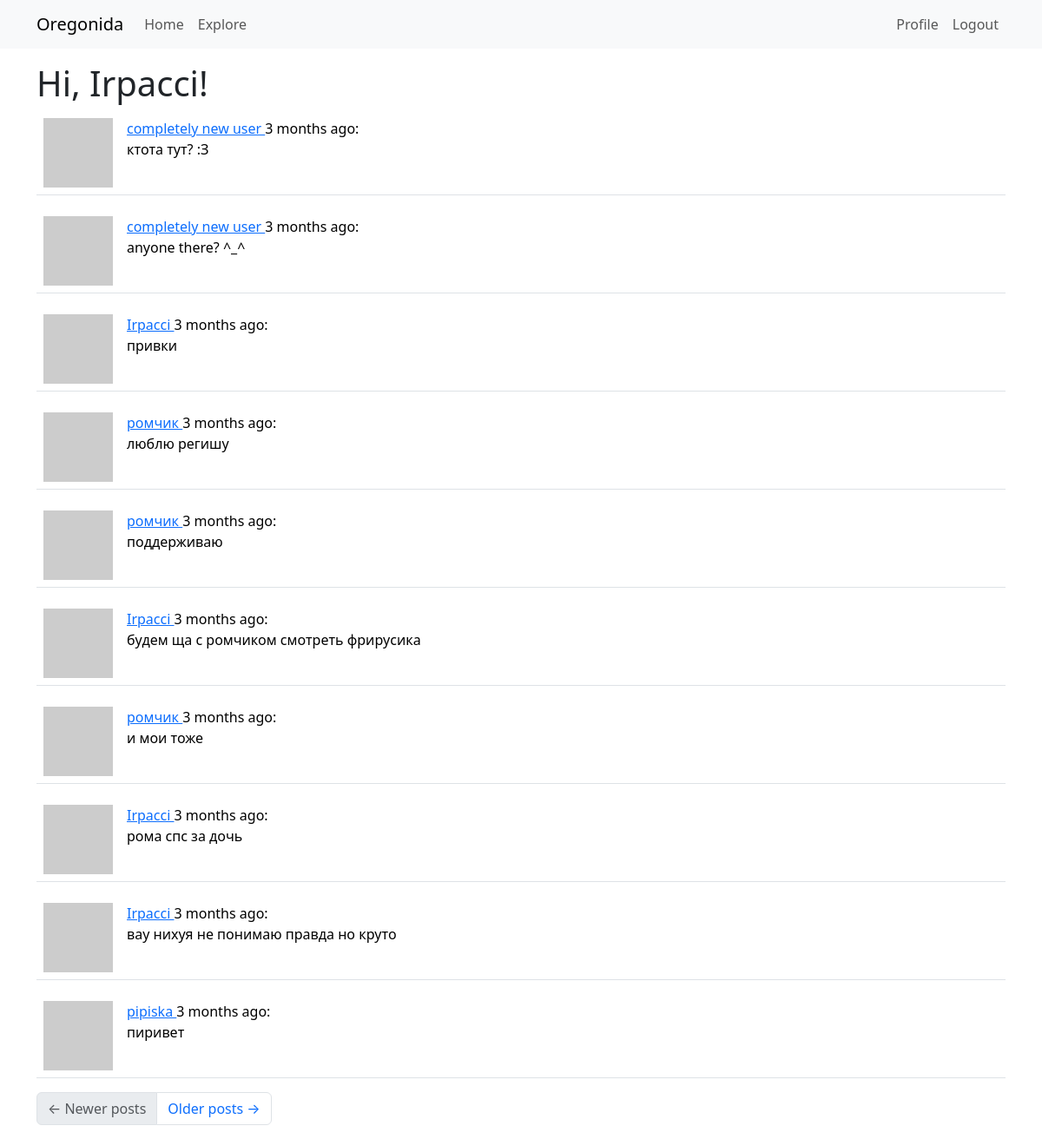
Page /explore (signed in) on the committed database.
### app/models.py (models this page shows, shortened)
class User(UserMixin, db.Model):
    id: so.Mapped[int] = so.mapped_column(primary_key=True)
    username: so.Mapped[str] = so.mapped_column(sa.String(64), index=True,
                                                unique=True)
    email: so.Mapped[str] = so.mapped_column(sa.String(120), index=True,
                                             unique=True)
    password_hash: so.Mapped[Optional[str]] = so.mapped_column(sa.String(256))
    posts: so.WriteOnlyMapped['Post'] = so.relationship(
        back_populates='author')
    about_me: so.Mapped[Optional[str]] = so.mapped_column(sa.String(140))
    last_seen: so.Mapped[Optional[datetime]] = so.mapped_column(
        default=lambda: datetime.now(timezone.utc))
    following: so.WriteOnlyMapped['User'] = so.relationship(
        secondary=followers, primaryjoin=(followers.c.follower_id == id),
        secondaryjoin=(followers.c.followed_id == id),
        back_populates='followers')
    followers: so.WriteOnlyMapped['User'] = so.relationship(
        secondary=followers, primaryjoin=(followers.c.followed_id == id),
        secondaryjoin=(followers.c.follower_id == id),
        back_populates='following')
    def avatar(self, size):
        digest = md5(self.email.lower().encode('utf-8')).hexdigest()
        return f'https://www.gravatar.com/avatar/{digest}?d=identicon&s={size}'
    '''----------------------followers----------------------'''
    '''----------------------followers----------------------'''

class Post(db.Model):
    id: so.Mapped[int] = so.mapped_column(primary_key=True)
    body: so.Mapped[str] = so.mapped_column(sa.String(140))
    timestamp: so.Mapped[datetime] = so.mapped_column(
        index=True, default=lambda: datetime.now(timezone.utc))
    user_id: so.Mapped[int] = so.mapped_column(sa.ForeignKey(User.id),
                                               index=True)
    author: so.Mapped[User] = so.relationship(back_populates='posts')

### app/routes.py (the view)
@app.route('/explore')
@login_required
def explore():
    page = request.args.get('page', 1, type=int)
    query = sa.select(Post).order_by(Post.timestamp.desc())
    posts = db.paginate(query, page=page,
                        per_page=app.config['POSTS_PER_PAGE'], error_out=False)
    next_url = url_for('explore', page=posts.next_num) \
        if posts.has_next else None
    prev_url = url_for('explore', page=posts.prev_num) \
        if posts.has_prev else None
    return render_template("index.html", title='Explore', posts=posts.items,
                           next_url=next_url, prev_url=prev_url)

### app/models.py (called while the page is built)
@login.user_loader
def load_user(id):
    return db.session.get(User, int(id))

### app/routes.py (called while the page is built)
@app.before_request
def before_request():
    if current_user.is_authenticated:
        current_user.last_seen = datetime.now(timezone.utc)
        db.session.commit()

### app/templates/index.html (shortened to what this page needs)
{% extends "base.html" %}
{% import "bootstrap_wtf.html" as wtf %}
{% block content %}
    <h1>Hi, {{ current_user.username }}!</h1>
    {% for post in posts %}
        {% include '_post.html' %}
    {% endfor %}
    <nav aria-label="Post navigation">
        <ul class="pagination">
            <li class="page-item{% if not prev_url %} disabled{% endif %}">
                <a class="page-link" href="{{ prev_url }}">
                    <span aria-hidden="true">&larr;</span> Newer posts
                </a>
            </li>
            <li class="page-item{% if not next_url %} disabled{% endif %}">
                <a class="page-link" href="{{ next_url }}">
                    Older posts <span aria-hidden="true">&rarr;</span>
                </a>
            </li>
        </ul>
    </nav>
{% endblock %}

### app/templates/_post.html
<table class="table table-hover">
    <tr>
        <td width="70px">
            <a href="{{ url_for('user', id=post.author.id) }}">
                <img src="{{ post.author.avatar(70) }}" />
            </a>
        </td>
        <td>
            <a href="{{ url_for('user', id=post.author.id) }}">
                {{ post.author.username }}
            </a>
            {{ moment(post.timestamp).fromNow() }}:
            <br>
            {{ post.body }}
        </td>
    </tr>
</table>

### rows in the picture
User: username "Irpacci"
Post: author.username "completely new user", timestamp "3 months ago", body "ктота тут? :З"
Post: author.username "completely new user", timestamp "3 months ago", body "anyone there? ^_^"
Post: author.username "Irpacci", timestamp "3 months ago", body "привки"
Post: author.username "ромчик", timestamp "3 months ago", body "люблю регишу"
Post: author.username "ромчик", timestamp "3 months ago", body "поддерживаю"
Post: author.username "Irpacci", timestamp "3 months ago", body "будем ща с ромчиком смотреть фрирусика"
Post: author.username "ромчик", timestamp "3 months ago", body "и мои тоже"
Post: author.username "Irpacci", timestamp "3 months ago", body "рома спс за дочь"
Post: author.username "Irpacci", timestamp "3 months ago", body "вау нихуя не понимаю правда но круто"
Post: author.username "pipiska", timestamp "3 months ago", body "пиривет"
